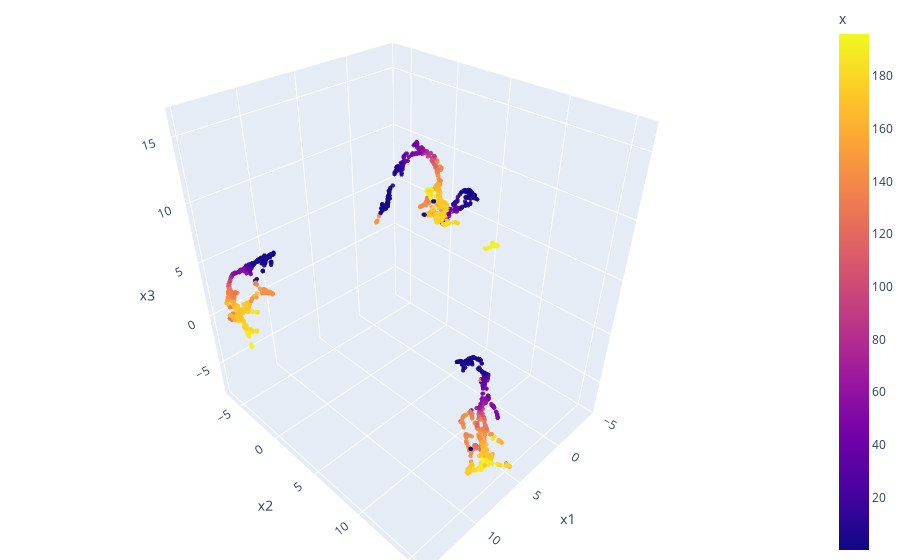

This figure's notebook cell:
### Code cell
fig = px.scatter_3d(df, x='x1', y='x2', z='x3',
              color='x', opacity=0.9)

fig.update_traces(marker_size=1.5)

# tight layout
fig.update_layout(margin=dict(l=0, r=0, b=0, t=0))
fig.show()

### Figure 1 — Plotly figure (JSON) as saved in the notebook; plotly's stock layout.template omitted (floating-point values rounded to 4 significant figures; data arrays with more than 128 entries replaced by an {"elided": "..."} marker saying what was removed)
{"data": [{"hovertemplate": "x1=%{x}<br>x2=%{y}<br>x3=%{z}<br>x=%{marker.color}<extra></extra>", "legendgroup": "", "marker": {"color": {"elided": "2177 float values"}, "coloraxis": "coloraxis", "opacity": 0.9, "size": 1.5, "symbol": "circle"}, "mode": "markers", "name": "", "scene": "scene", "showlegend": false, "type": "scatter3d", "x": {"elided": "2177 float values"}, "y": {"elided": "2177 float values"}, "z": {"elided": "2177 float values"}}], "layout": {"coloraxis": {"colorbar": {"title": {"text": "x"}}, "colorscale": [[0, "#0d0887"], [0.1111, "#46039f"], [0.2222, "#7201a8"], [0.3333, "#9c179e"], [0.4444, "#bd3786"], [0.5556, "#d8576b"], [0.6667, "#ed7953"], [0.7778, "#fb9f3a"], [0.8889, "#fdca26"], [1, "#f0f921"]]}, "legend": {"tracegroupgap": 0}, "margin": {"b": 0, "l": 0, "r": 0, "t": 0}, "scene": {"domain": {"x": [0, 1], "y": [0, 1]}, "xaxis": {"title": {"text": "x1"}}, "yaxis": {"title": {"text": "x2"}}, "zaxis": {"title": {"text": "x3"}}}}}
